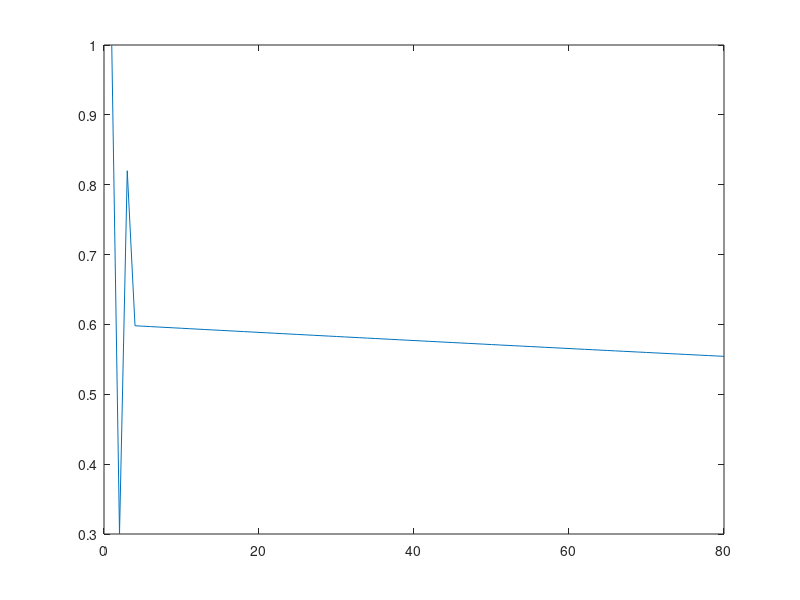

Source code (MATLAB):
%a
for i=1:80
    z(:,i)=normrnd(0,1);
    I(:,i)=i;
end
plot (I,z)
%b
x(:,1)=z(:,1);
for i=2:80
    x(:,i)=z(:,i)+0.5*z(:,i-1);
end
plot (I,x)
ponse=zeros(1,80);
for i=1:2
    ponse(:,i)=0.5^(i-1);
end
plot (I, ponse)
%c
x(:,1)=z(:,1);
x(:,2)=z(:,2)+0.5*z(:,1);
for i=3:80
    x(:,i)=z(:,i)+0.5*z(:,i-1)+0.4*z(:,i-2);
end
plot (I,x)
ponse=zeros(1,80);
ponse(:,1)=1;
ponse(:,2)=0.5;
ponse(:,3)=0.4;
plot (I, ponse)
%d
x(:,1)=z(:,1);
for i=2:80
    x(:,i)=0.999*x(:,i-1)+z(:,i)-0.4*z(:,i-1);
end
plot (I,x)
ponse=zeros(1,80);
ponse(:,1)=1;
ponse(:,2)=0.999-0.4;
for i=3:80
    ponse(:,i)=0.999^(i-1)*0.5999;
end
plot (I, ponse)
%e
x(:,1)=z(:,1);
x(:,2)=0.8*x(:,1)+z(:,2)+0.5*z(:,1);
for i=3:80
    x(:,i)=0.8*x(:,i-1)+z(:,i)+0.5*z(:,i-1)+0.4*z(:,i-2);
end
plot (I,x)
ponse=zeros(1,80);
ponse(:,1)=1;
ponse(:,2)=0.8-0.5;
ponse(:,3)=0.8*0.4+0.5;
for i=4:80
    ponse(:,i)=0.999^(i-1)*0.5999;
end
plot (I, ponse)
